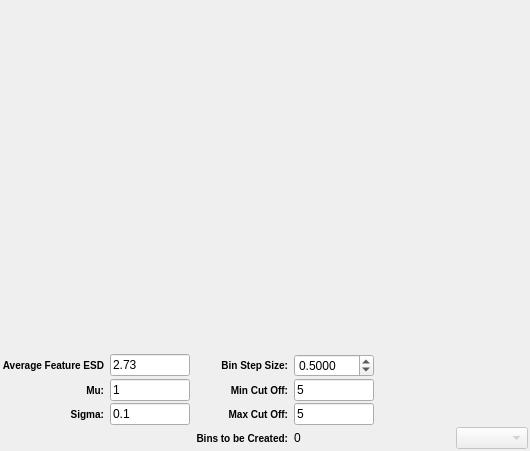
<?xml version="1.0" encoding="UTF-8"?>
<ui version="4.0">
 <class>StatsGenFeatureSizeWidget</class>
 <widget class="QWidget" name="StatsGenFeatureSizeWidget">
  <property name="geometry">
   <rect>
    <x>0</x>
    <y>0</y>
    <width>530</width>
    <height>451</height>
   </rect>
  </property>
  <property name="windowTitle">
   <string>Form</string>
  </property>
  <layout class="QGridLayout" name="gridLayout_2">
   <property name="leftMargin">
    <number>2</number>
   </property>
   <property name="topMargin">
    <number>2</number>
   </property>
   <property name="rightMargin">
    <number>2</number>
   </property>
   <property name="bottomMargin">
    <number>2</number>
   </property>
   <property name="spacing">
    <number>4</number>
   </property>
   <item row="1" column="0" colspan="2">
    <widget class="QwtPlot" name="m_SizeDistributionPlot">
     <property name="sizePolicy">
      <sizepolicy hsizetype="Expanding" vsizetype="Expanding">
       <horstretch>0</horstretch>
       <verstretch>0</verstretch>
      </sizepolicy>
     </property>
     <property name="mouseTracking">
      <bool>false</bool>
     </property>
     <property name="frameShape">
      <enum>QFrame::NoFrame</enum>
     </property>
    </widget>
   </item>
   <item row="3" column="0" colspan="2">
    <widget class="QFrame" name="inputFrame">
     <property name="frameShape">
      <enum>QFrame::NoFrame</enum>
     </property>
     <property name="frameShadow">
      <enum>QFrame::Raised</enum>
     </property>
     <layout class="QGridLayout" name="gridLayout">
      <property name="leftMargin">
       <number>0</number>
      </property>
      <property name="topMargin">
       <number>0</number>
      </property>
      <property name="rightMargin">
       <number>0</number>
      </property>
      <property name="bottomMargin">
       <number>0</number>
      </property>
      <property name="horizontalSpacing">
       <number>6</number>
      </property>
      <property name="verticalSpacing">
       <number>2</number>
      </property>
      <item row="2" column="3">
       <widget class="QLabel" name="label_4">
        <property name="toolTip">
         <string>&lt;html&gt;&lt;head/&gt;&lt;body&gt;&lt;p&gt;&lt;span style=&quot; font-size:18pt;&quot;&gt;x&lt;/span&gt;&lt;span style=&quot; font-size:24pt; vertical-align:super;&quot;&gt;(μ + max * σ)&lt;/span&gt;&lt;/p&gt;&lt;/body&gt;&lt;/html&gt;</string>
        </property>
        <property name="styleSheet">
         <string notr="true">QLabel
{
font-weight: bold;
font-size: 10px;
}</string>
        </property>
        <property name="text">
         <string>Max Cut Off:</string>
        </property>
        <property name="alignment">
         <set>Qt::AlignRight|Qt::AlignTrailing|Qt::AlignVCenter</set>
        </property>
       </widget>
      </item>
      <item row="1" column="4">
       <widget class="QLineEdit" name="m_MinSigmaCutOff">
        <property name="sizePolicy">
         <sizepolicy hsizetype="Fixed" vsizetype="Preferred">
          <horstretch>0</horstretch>
          <verstretch>0</verstretch>
         </sizepolicy>
        </property>
        <property name="minimumSize">
         <size>
          <width>40</width>
          <height>0</height>
         </size>
        </property>
        <property name="maximumSize">
         <size>
          <width>80</width>
          <height>16777215</height>
         </size>
        </property>
        <property name="text">
         <string>5</string>
        </property>
       </widget>
      </item>
      <item row="1" column="3">
       <widget class="QLabel" name="label_7">
        <property name="toolTip">
         <string>&lt;html&gt;&lt;head/&gt;&lt;body&gt;&lt;p&gt;&lt;span style=&quot; font-size:18pt;&quot;&gt;x&lt;/span&gt;&lt;span style=&quot; font-size:24pt; vertical-align:super;&quot;&gt;(μ - min * σ)&lt;/span&gt;&lt;/p&gt;&lt;/body&gt;&lt;/html&gt;</string>
        </property>
        <property name="styleSheet">
         <string notr="true">QLabel
{
font-weight: bold;
font-size: 10px;
}</string>
        </property>
        <property name="text">
         <string>Min Cut Off:</string>
        </property>
        <property name="alignment">
         <set>Qt::AlignRight|Qt::AlignTrailing|Qt::AlignVCenter</set>
        </property>
       </widget>
      </item>
      <item row="1" column="1">
       <widget class="QLabel" name="label">
        <property name="styleSheet">
         <string notr="true">QLabel
{
font-weight: bold;
font-size: 10px;
}</string>
        </property>
        <property name="text">
         <string>Mu:</string>
        </property>
        <property name="alignment">
         <set>Qt::AlignRight|Qt::AlignTrailing|Qt::AlignVCenter</set>
        </property>
       </widget>
      </item>
      <item row="1" column="2">
       <widget class="QLineEdit" name="m_Mu_SizeDistribution">
        <property name="sizePolicy">
         <sizepolicy hsizetype="Fixed" vsizetype="Preferred">
          <horstretch>0</horstretch>
          <verstretch>0</verstretch>
         </sizepolicy>
        </property>
        <property name="minimumSize">
         <size>
          <width>40</width>
          <height>0</height>
         </size>
        </property>
        <property name="maximumSize">
         <size>
          <width>80</width>
          <height>16777215</height>
         </size>
        </property>
        <property name="text">
         <string>1</string>
        </property>
       </widget>
      </item>
      <item row="2" column="2">
       <widget class="QLineEdit" name="m_Sigma_SizeDistribution">
        <property name="sizePolicy">
         <sizepolicy hsizetype="Fixed" vsizetype="Preferred">
          <horstretch>0</horstretch>
          <verstretch>0</verstretch>
         </sizepolicy>
        </property>
        <property name="minimumSize">
         <size>
          <width>40</width>
          <height>0</height>
         </size>
        </property>
        <property name="maximumSize">
         <size>
          <width>80</width>
          <height>16777215</height>
         </size>
        </property>
        <property name="text">
         <string>0.1</string>
        </property>
       </widget>
      </item>
      <item row="2" column="4">
       <widget class="QLineEdit" name="m_MaxSigmaCutOff">
        <property name="sizePolicy">
         <sizepolicy hsizetype="Fixed" vsizetype="Preferred">
          <horstretch>0</horstretch>
          <verstretch>0</verstretch>
         </sizepolicy>
        </property>
        <property name="minimumSize">
         <size>
          <width>40</width>
          <height>0</height>
         </size>
        </property>
        <property name="maximumSize">
         <size>
          <width>80</width>
          <height>16777215</height>
         </size>
        </property>
        <property name="toolTip">
         <string>&lt;html&gt;&lt;head/&gt;&lt;body&gt;&lt;p&gt;&lt;span style=&quot; font-size:18pt;&quot;&gt;x&lt;/span&gt;&lt;span style=&quot; font-size:24pt; vertical-align:super;&quot;&gt;(μ + max * σ)&lt;/span&gt;&lt;/p&gt;&lt;/body&gt;&lt;/html&gt;</string>
        </property>
        <property name="text">
         <string>5</string>
        </property>
       </widget>
      </item>
      <item row="2" column="1">
       <widget class="QLabel" name="label_3">
        <property name="styleSheet">
         <string notr="true">QLabel
{
font-weight: bold;
font-size: 10px;
}</string>
        </property>
        <property name="text">
         <string>Sigma:</string>
        </property>
        <property name="alignment">
         <set>Qt::AlignRight|Qt::AlignTrailing|Qt::AlignVCenter</set>
        </property>
       </widget>
      </item>
      <item row="0" column="1">
       <widget class="QLabel" name="label_11">
        <property name="toolTip">
         <string>Entering the ESD and then pressing the &quot;Enter&quot; or &quot;Return&quot; key will automatically update the &quot;Mu&quot; value and the Size Distribution chart.</string>
        </property>
        <property name="styleSheet">
         <string notr="true">QLabel
{
font-weight: bold;
font-size: 10px;
}</string>
        </property>
        <property name="text">
         <string>Average Feature ESD</string>
        </property>
        <property name="alignment">
         <set>Qt::AlignRight|Qt::AlignTrailing|Qt::AlignVCenter</set>
        </property>
       </widget>
      </item>
      <item row="0" column="2">
       <widget class="QLineEdit" name="m_FeatureESD">
        <property name="minimumSize">
         <size>
          <width>40</width>
          <height>0</height>
         </size>
        </property>
        <property name="maximumSize">
         <size>
          <width>80</width>
          <height>16777215</height>
         </size>
        </property>
        <property name="text">
         <string>2.73</string>
        </property>
       </widget>
      </item>
      <item row="0" column="3">
       <widget class="QLabel" name="label_5">
        <property name="styleSheet">
         <string notr="true">QLabel
{
font-weight: bold;
font-size: 10px;
}</string>
        </property>
        <property name="text">
         <string>Bin Step Size:</string>
        </property>
        <property name="alignment">
         <set>Qt::AlignRight|Qt::AlignTrailing|Qt::AlignVCenter</set>
        </property>
       </widget>
      </item>
      <item row="0" column="4">
       <widget class="QDoubleSpinBox" name="m_BinStepSize">
        <property name="sizePolicy">
         <sizepolicy hsizetype="Fixed" vsizetype="Preferred">
          <horstretch>0</horstretch>
          <verstretch>0</verstretch>
         </sizepolicy>
        </property>
        <property name="minimumSize">
         <size>
          <width>80</width>
          <height>0</height>
         </size>
        </property>
        <property name="maximumSize">
         <size>
          <width>80</width>
          <height>16777215</height>
         </size>
        </property>
        <property name="decimals">
         <number>4</number>
        </property>
        <property name="minimum">
         <double>0.001000000000000</double>
        </property>
        <property name="maximum">
         <double>9999999.990000000223517</double>
        </property>
        <property name="value">
         <double>0.500000000000000</double>
        </property>
       </widget>
      </item>
      <item row="3" column="8">
       <widget class="QComboBox" name="distributionTypeCombo">
        <property name="enabled">
         <bool>false</bool>
        </property>
       </widget>
      </item>
      <item row="3" column="3">
       <widget class="QLabel" name="label_2">
        <property name="styleSheet">
         <string notr="true">QLabel
{
font-weight: bold;
font-size: 10px;
}</string>
        </property>
        <property name="text">
         <string>Bins to be Created:</string>
        </property>
        <property name="alignment">
         <set>Qt::AlignRight|Qt::AlignTrailing|Qt::AlignVCenter</set>
        </property>
       </widget>
      </item>
      <item row="3" column="4">
       <widget class="QLabel" name="m_NumberBinsGenerated">
        <property name="sizePolicy">
         <sizepolicy hsizetype="Preferred" vsizetype="Preferred">
          <horstretch>0</horstretch>
          <verstretch>0</verstretch>
         </sizepolicy>
        </property>
        <property name="minimumSize">
         <size>
          <width>0</width>
          <height>0</height>
         </size>
        </property>
        <property name="maximumSize">
         <size>
          <width>60</width>
          <height>16777215</height>
         </size>
        </property>
        <property name="text">
         <string>0</string>
        </property>
       </widget>
      </item>
      <item row="0" column="7" rowspan="3" colspan="2">
       <spacer name="horizontalSpacer_3">
        <property name="orientation">
         <enum>Qt::Horizontal</enum>
        </property>
        <property name="sizeHint" stdset="0">
         <size>
          <width>40</width>
          <height>20</height>
         </size>
        </property>
       </spacer>
      </item>
     </layout>
    </widget>
   </item>
  </layout>
 </widget>
 <customwidgets>
  <customwidget>
   <class>QwtPlot</class>
   <extends>QFrame</extends>
   <header>qwt_plot.h</header>
   <container>1</container>
  </customwidget>
 </customwidgets>
 <resources>
  <include location="../../../../../Resources/icons/images/Icons.qrc"/>
 </resources>
 <connections/>
</ui>
